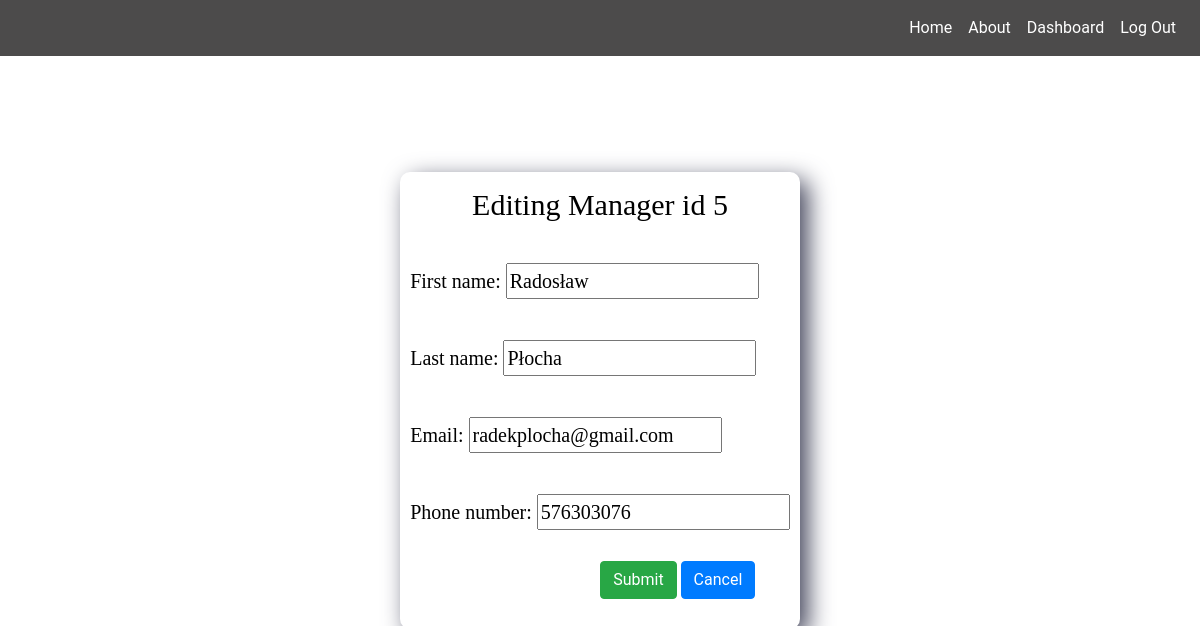
Page /managers/5/edit (signed in) on the committed database.
### accounts/models.py (models this page shows, shortened)
class Manager(models.Model):
    first_name = models.CharField(max_length=30)
    last_name = models.CharField(max_length=30)
    email = models.EmailField()
    phone_number = PhoneNumberField()
    username = models.CharField(max_length=30, null=True)
    password = models.CharField(max_length=30)

### booking/views.py (the view)
# urls.py: path("managers/<int:id>/edit", edit_manager, name="edit_manager"),
@staff_member_required
def edit_manager(request, id):
    manager = Manager.objects.get(pk=id)
    if request.method == "POST":
        form = EditCustomer(request.POST, instance=manager)
        if form.is_valid():
            form.save()
            return redirect("booking:customers")
    else:
        form = EditCustomer(instance=manager)
    return render(
        request, "edit.html", {"form": form, "id": manager.id, "edit": "Manager"}
    )

### booking/forms.py
class EditCustomer(ModelForm):
    phone_number = PhoneNumberField(widget=PhoneNumberPrefixWidget())
    class Meta:
        model = Customer
        fields = ["first_name", "last_name", "email", "phone_number"]

### templates/edit.html (shortened to what this page needs)
{% extends "base.html" %}
{% block content %}
{% load static %}
<link rel="stylesheet" type="text/css" href="{% static 'css/update_nav.css' %}">
<link rel="stylesheet" type="text/css" href="{% static 'css/view.css' %}">
<div class="data edit-data">
    <form method="post" enctype="multipart/form-data">
        <p class="header-item">Editing {{edit}} id {{id}}</p>
        {{form.as_p}}
        <input class="btn btn-success edit-btn" type="submit" value="Submit">
        <a class="btn btn-primary edit-btn" href=" {% url 'booking:dashboard' %}">Cancel</a>
    </form>
</div>
{% endblock %}

### static/css/base.css (style rules this page uses)
body { font-family: "Roboto", sans-serif; margin: 0; padding: 0; display: flex; flex-direction: column; align-items: center; justify-content: center; height: 100vh; }

### static/css/view.css (style rules this page uses)
.data { display: flex; flex-direction: column; margin: 20px; height: 600px; align-items: center ; border-radius: 10px; -webkit-box-shadow: 8px 8px 24px 0px rgba(66, 68, 90, 1); -moz-box-shadow: 8px 8px 24px 0px rgba(66, 68, 90, 1); box-shadow: 8px 8px 24px 0px rgba(66, 68, 90, 1); }
.edit-data { margin: 50px; height: auto; display: flex; flex-direction: column; -webkit-box-shadow: 8px 8px 24px 0px rgba(66, 68, 90, 1); -moz-box-shadow: 8px 8px 24px 0px rgba(66, 68, 90, 1); box-shadow: 8px 8px 24px 0px rgba(66, 68, 90, 1); }
p { padding: 10px; font-family: verdana; font-size: 20px; color: rgb(0, 0, 0); }
.edit-btn { position: relative; left: 200px; margin-bottom: 30px; }
.header-item { font-size: 30px; text-align: center; }

### rows in the picture
Manager: username "Manager", first_name "Radosław", last_name "Płocha", email "radekplocha@gmail.com", phone_number "576303076"

### other values in the picture
{{ id }} "5"
